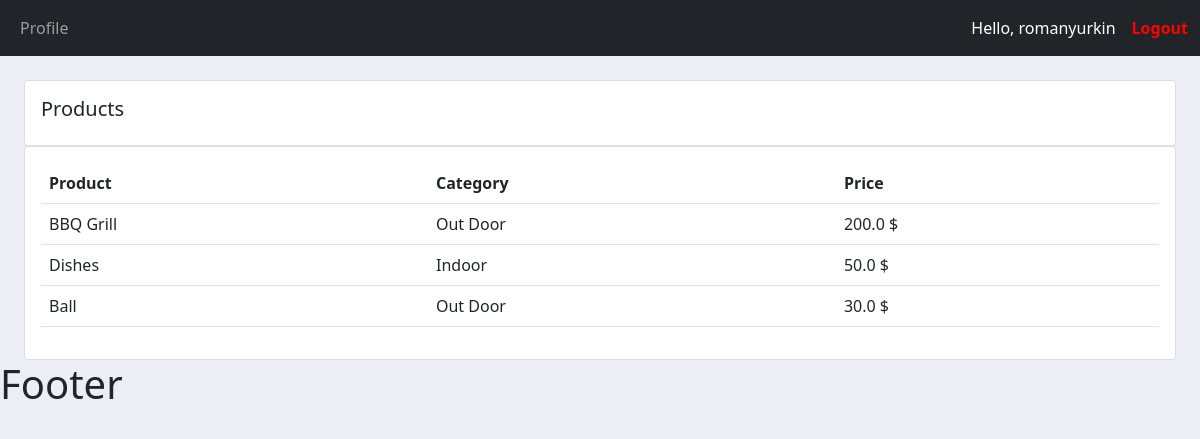
/products/ (signed in), run on the app's committed database.
### accounts/models.py (models this page shows, shortened)
class Product(models.Model):
    STATUS = (
        ('Indoor', 'Indoor'),
        ('Out Door', 'Out Door'),
    )
    name = models.CharField(max_length=200, null=True)
    price = models.FloatField(null=True)
    category = models.CharField(max_length=200, null=True, choices=STATUS)
    description = models.CharField(max_length=200, null=True, blank=True)
    date_created = models.DateTimeField(auto_now_add=True, null=True)
    tag = models.ManyToManyField(Tag)

### accounts/decorators.py (the view)
        def wrapper_func(request, *args, **kwargs):
            group = None
            if request.user.groups.exists():
                group = request.user.groups.all()[0].name
            if group in allowed_roles:
                return view_func(request, *args, **kwargs)
            else:
                return HttpResponse('You are not authorized to view this page', group)

### accounts/views.py (called while the page is built)
@login_required(login_url='login')
@allowed_users(allowed_roles=['admin'])
def products(request):
    products = Product.objects.all()
    return render(request, 'accounts/products.html', {'products': products})

### accounts/templates/accounts/products.html
{%  extends 'accounts/main.html' %}
{% block content %}
		<br>
    <div class="container-fluid">
		<div class="row">
			<div class="col-md">
				<div class="card card-body">
					<h5>Products</h5>
				</div>
				<div class="card card-body">
					<table class="table">
						<tr>
							<th>Product</th>
							<th>Category</th>
							<th>Price</th>
						</tr>
						{% for i in products %}
						<tr>
							<td>{{ i.name }}</td>
							<td>{{ i.category }}</td>
							<td>{{ i.price }} $</td>
						</tr>
						{% endfor %}
					</table>
				</div>
			</div>
		</div>
    </div>
{% endblock content %}

### accounts/templates/accounts/navbar.html (shortened to what this page needs)
{% load static %}
<nav class="navbar navbar-expand-lg navbar-dark bg-dark">
  <div class="container-fluid">
    <div class="collapse navbar-collapse ml-1" id="navbarNav">
      <ul class="navbar-nav">
        <li class="nav-item">
          <a class="nav-link" aria-current="page" href="{% url 'user-page' %}">Profile</a>
        </li>
      </ul>
    </div>
    <span style="color: white; font-size: 16px; margin-right: 16px;">Hello, {{ request.user.username }}</span>
    <span><a href="{% url 'logout' %}" style="font-size: 16px;text-decoration: none;color: red;font-weight: 600;">Logout</a></span>
  </div>
</nav>

### static/css/main.css (style rules this page uses)
body { background-color: #ebeff5; }

### data on the page
Product: name "BBQ Grill", category "Out Door", price "200.0"
Product: name "Dishes", category "Indoor", price "50.0"
Product: name "Ball", category "Out Door", price "30.0"

### other printed values
{{ request.user.username }} "romanyurkin"
